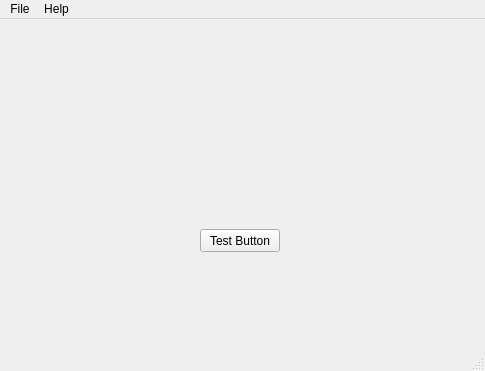
<?xml version="1.0" encoding="UTF-8"?>
<ui version="4.0">
 <class>MainWindow</class>
 <widget class="QMainWindow" name="MainWindow">
  <property name="geometry">
   <rect>
    <x>0</x>
    <y>0</y>
    <width>485</width>
    <height>371</height>
   </rect>
  </property>
  <property name="windowTitle">
   <string>537 Text Editor</string>
  </property>
  <property name="windowIcon">
   <iconset resource="Logo.qrc">
    <normaloff>:/image/537TextEditor_Logo.ico</normaloff>:/image/537TextEditor_Logo.ico</iconset>
  </property>
  <widget class="QWidget" name="centralwidget">
   <widget class="QPushButton" name="pushButton">
    <property name="geometry">
     <rect>
      <x>200</x>
      <y>210</y>
      <width>80</width>
      <height>23</height>
     </rect>
    </property>
    <property name="text">
     <string>Test Button</string>
    </property>
   </widget>
  </widget>
  <widget class="QMenuBar" name="menubar">
   <property name="geometry">
    <rect>
     <x>0</x>
     <y>0</y>
     <width>485</width>
     <height>20</height>
    </rect>
   </property>
   <widget class="QMenu" name="menuFile">
    <property name="title">
     <string>File</string>
    </property>
    <addaction name="actionNew"/>
    <addaction name="actionOpen"/>
    <addaction name="separator"/>
    <addaction name="actionExit"/>
   </widget>
   <widget class="QMenu" name="menuHelp">
    <property name="title">
     <string>Help</string>
    </property>
    <addaction name="actionAbout"/>
   </widget>
   <addaction name="menuFile"/>
   <addaction name="menuHelp"/>
  </widget>
  <widget class="QStatusBar" name="statusbar"/>
  <action name="actionNew">
   <property name="text">
    <string>New</string>
   </property>
  </action>
  <action name="actionOpen">
   <property name="text">
    <string>Open</string>
   </property>
  </action>
  <action name="actionExit">
   <property name="text">
    <string>Exit</string>
   </property>
  </action>
  <action name="actionAbout">
   <property name="checkable">
    <bool>false</bool>
   </property>
   <property name="enabled">
    <bool>true</bool>
   </property>
   <property name="text">
    <string>About</string>
   </property>
   <property name="iconText">
    <string>About</string>
   </property>
  </action>
 </widget>
 <resources>
  <include location="Logo.qrc"/>
 </resources>
 <connections/>
</ui>
